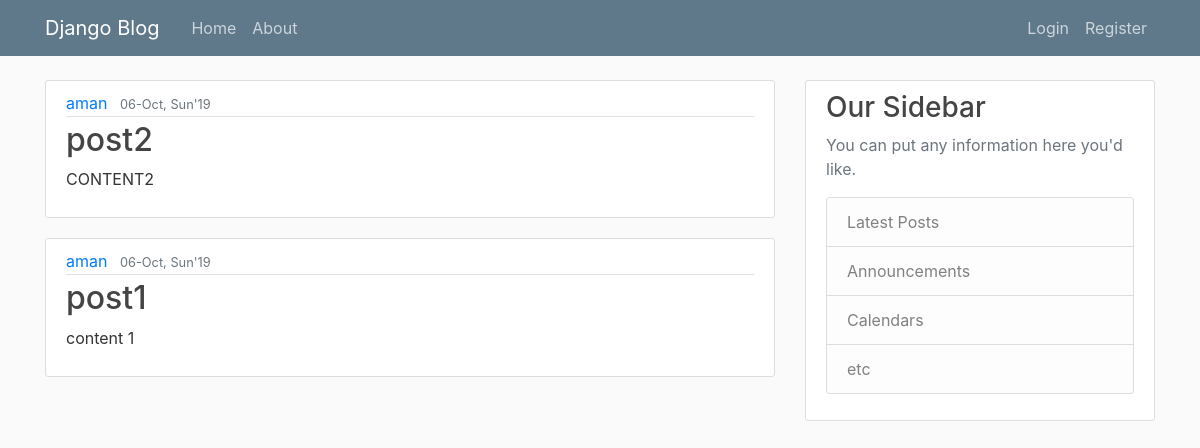
Before: / with the older database file.
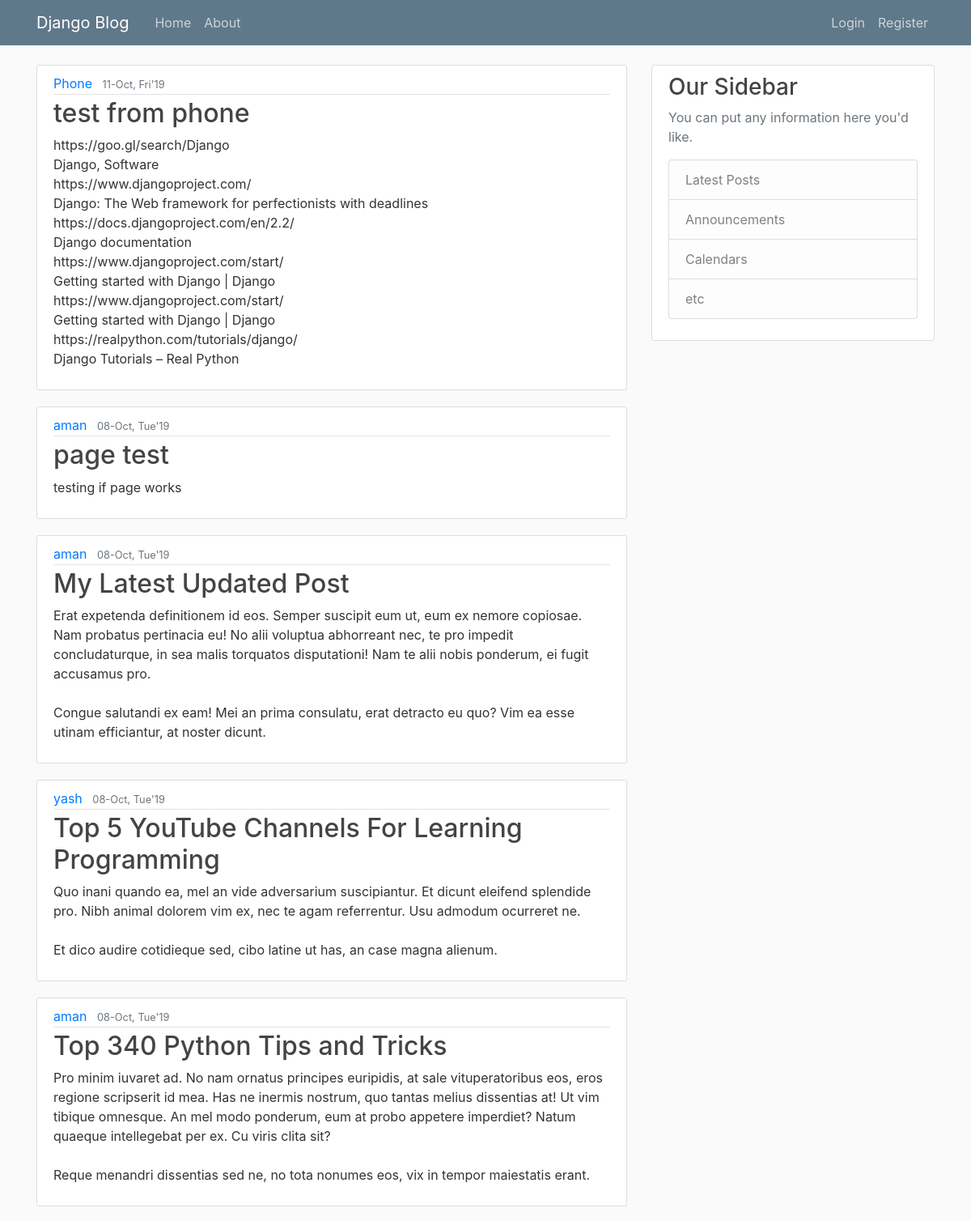
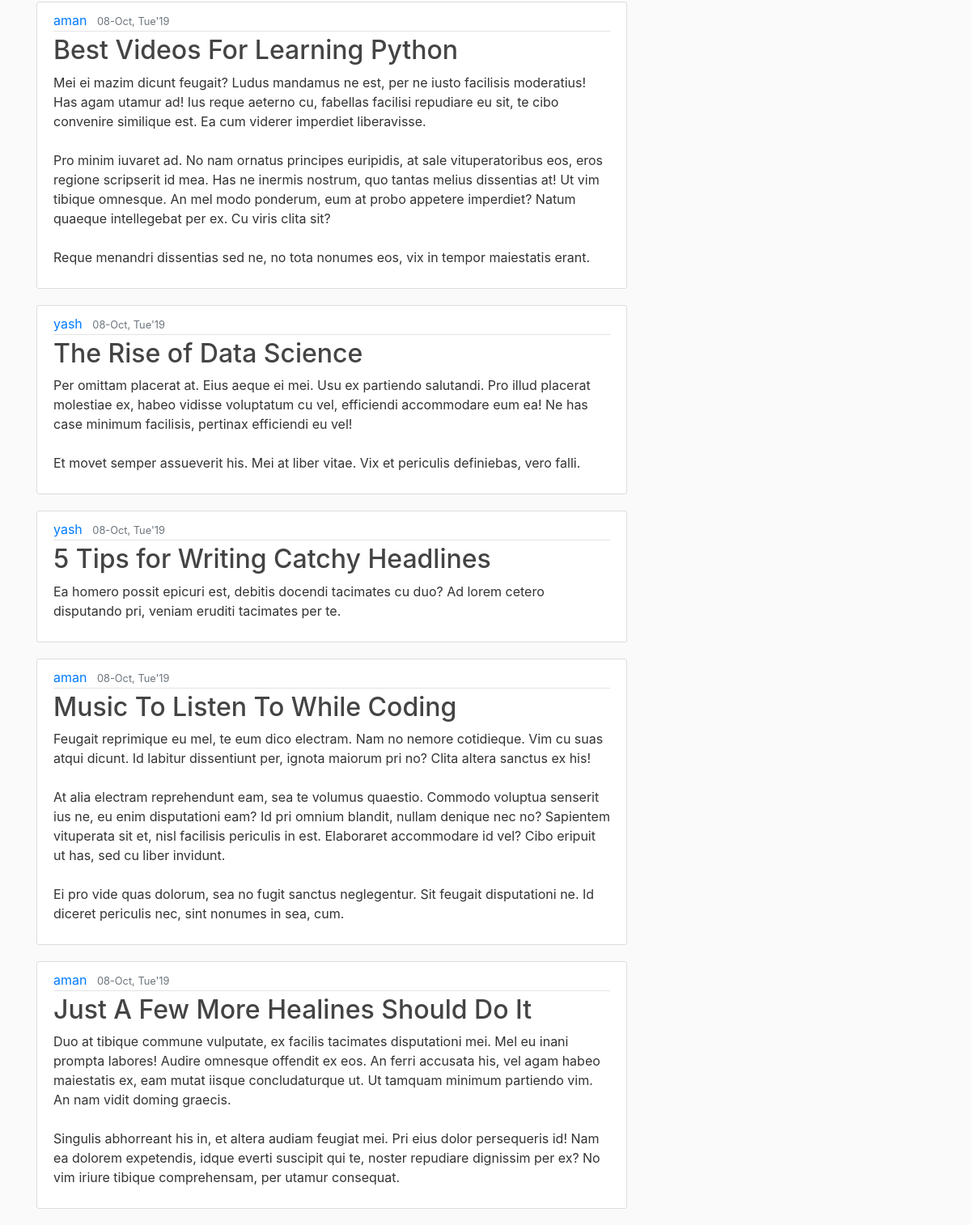
After: the same page with the newer database file (2 pictures, top to bottom).
### blog/models.py (models this page shows, shortened)
class Post(models.Model):
    title = models.CharField(max_length=100)
    content = models.TextField()
    date_posted = models.DateTimeField(auto_now_add=True)
    author = models.ForeignKey(User, on_delete=models.CASCADE) #if user deleted, delete post too

### blog/views.py (the view)
# urls.py: path('', PostListView.as_view() , name='blog-home'),
class PostListView(ListView):
    model = Post
    template_name = "blog/home.html"  # <app>/<models>_<viewtype>.html
    context_object_name = "posts"
    ordering = ["-date_posted"]
    paginate_by = 10

### blog/templates/blog/home.html
{% extends "blog/base.html" %}
{% block content %}
    {% for post in posts%}
        <article class="media content-section">
            <div class="media-body">
                <div class="article-metadata">
                    <a class="mr-2" href="#">{{ post.author }}</a>
                    <small class="text-muted">{{ post.date_posted | date:"d-M, D'y  " }}</small>
                </div>
                <h2><a class="article-title" href="#">{{ post.title }}</a></h2>
                <p class="article-content">{{ post.content }}</p>
            </div>
        </article>
    {% endfor %}
{% endblock content %}

### blog/templates/blog/base.html (shortened to what this page needs)
{% load static %}
<!DOCTYPE html>
<html lang="en">
<head>
    <link rel="stylesheet" href="https://stackpath.bootstrapcdn.com/bootstrap/4.3.1/css/bootstrap.min.css"
>
    <link rel="stylesheet" href="{% static 'blog/main.css' %}">
</head>
<body>
    <header class="site-header">
        <nav class="navbar navbar-expand-md navbar-dark bg-steel fixed-top">
            <div class="container">
                <a class="navbar-brand mr-4" href="{% url 'blog-home' %}">Django Blog</a>
                <div class="collapse navbar-collapse" id="navbarToggle">
                    <div class="navbar-nav mr-auto">
                        <a class="nav-item nav-link" href="{% url 'blog-home' %}">Home</a>
                        <a class="nav-item nav-link" href="{% url 'blog-about' %}">About</a>
                    </div>
                    <div class="navbar-nav">
                        {% if user.is_authenticated %}
                        <a class="nav-item nav-link" href="{% url 'post-create' %}">New Post</a>
                        <a class="nav-item nav-link" href="{% url 'profile' %}">Profile</a>
                        <a class="nav-item nav-link" href="{% url 'logout' %}">Logout</a>
                        {% else %}
                        <a class="nav-item nav-link" href="{% url 'login' %}">Login</a>
                        <a class="nav-item nav-link" href="{% url 'register' %}">Register</a>
                        {% endif %}
                    </div>
                </div>
            </div>
        </nav>
    </header>
    <main role="main" class="container">
        <div class="row">
            <div class="col-md-8">
                {% block content %}{% endblock %}
            </div>
            <div class="col-md-4">
                <div class="content-section">
                    <h3>Our Sidebar</h3>
                    <p class='text-muted'>You can put any information here you'd like.
                        <ul class="list-group">
                            <li class="list-group-item list-group-item-light">Latest Posts</li>
                            <li class="list-group-item list-group-item-light">Announcements</li>
                            <li class="list-group-item list-group-item-light">Calendars</li>
                            <li class="list-group-item list-group-item-light">etc</li>
                        </ul>
                    </p>
                </div>
            </div>
        </div>
    </main>
</body>
</html>

### blog/static/blog/main.css (style rules this page uses)
body { background: #fafafa; color: #333333; margin-top: 5rem; }
h1, h2, h3, h4, h5, h6 { color: #444444; }
ul { margin: 0; }
.bg-steel { background-color: #5f788a; }
.site-header .navbar-nav .nav-link { color: #cbd5db; }
.content-section { background: #ffffff; padding: 10px 20px; border: 1px solid #dddddd; border-radius: 3px; margin-bottom: 20px; }
.article-title { color: #444444; }
.article-content { white-space: pre-line; }
.article-metadata { padding-bottom: 1px; margin-bottom: 4px; border-bottom: 1px solid #e3e3e3 }

Changed rows visible on the page:
removed Post: author "aman", date_posted "06-Oct, Sun'19", title "post2", content "CONTENT2"
removed Post: author "aman", date_posted "06-Oct, Sun'19", title "post1", content "content 1"
added Post: author "Phone", date_posted "11-Oct, Fri'19", title "test from phone", content "https://goo.gl/search/Django Django, Software https://www.djangoproject.com/ Django: The Web framework for perfectionists with deadlines https://docs.djangoproject.com/en/2.2/ Django documentation https://www.djangoproject.com/start/ Getting started with Django | Django https://www.djangoproject.com/start/ Getting started with Django | Django https://realpython.com/tutorials/django/ Django Tutorials – Real Python"
added Post: author "aman", date_posted "08-Oct, Tue'19", title "page test", content "testing if page works"
added Post: author "aman", date_posted "08-Oct, Tue'19", title "My Latest Updated Post", content "Erat expetenda definitionem id eos. Semper suscipit eum ut, eum ex nemore copiosae. Nam probatus pertinacia eu! No alii voluptua abhorreant nec, te pro impedit concludaturque, in sea malis torquatos disputationi! Nam te alii nobis ponderum, ei fugit accusamus pro. Congue salutandi ex eam! Mei an prima consulatu, erat detracto eu quo? Vim ea esse utinam efficiantur, at noster dicunt."
added Post: author "yash", date_posted "08-Oct, Tue'19", title "Top 5 YouTube Channels For Learning Programming", content "Quo inani quando ea, mel an vide adversarium suscipiantur. Et dicunt eleifend splendide pro. Nibh animal dolorem vim ex, nec te agam referrentur. Usu admodum ocurreret ne. Et dico audire cotidieque sed, cibo latine ut has, an case magna alienum."
added Post: author "aman", date_posted "08-Oct, Tue'19", title "Top 340 Python Tips and Tricks", content "Pro minim iuvaret ad. No nam ornatus principes euripidis, at sale vituperatoribus eos, eros regione scripserit id mea. Has ne inermis nostrum, quo tantas melius dissentias at! Ut vim tibique omnesque. An mel modo ponderum, eum at probo appetere imperdiet? Natum quaeque intellegebat per ex. Cu viris clita sit? Reque menandri dissentias sed ne, no tota nonumes eos, vix in tempor maiestatis erant."
added Post: author "aman", date_posted "08-Oct, Tue'19", title "Best Videos For Learning Python", content "Mei ei mazim dicunt feugait? Ludus mandamus ne est, per ne iusto facilisis moderatius! Has agam utamur ad! Ius reque aeterno cu, fabellas facilisi repudiare eu sit, te cibo convenire similique est. Ea cum viderer imperdiet liberavisse. Pro minim iuvaret ad. No nam ornatus principes euripidis, at sale vituperatoribus eos, eros regione scripserit id mea. Has ne inermis nostrum, quo tantas melius dissentias at! Ut vim tibique omnesque. An mel modo ponderum, eum at probo appetere imperdiet? Natum quaeque intellegebat per ex. Cu viris clita sit? Reque menandri dissentias sed ne, no tota nonumes eos, vix in tempor maiestatis erant."
added Post: author "yash", date_posted "08-Oct, Tue'19", title "The Rise of Data Science", content "Per omittam placerat at. Eius aeque ei mei. Usu ex partiendo salutandi. Pro illud placerat molestiae ex, habeo vidisse voluptatum cu vel, efficiendi accommodare eum ea! Ne has case minimum facilisis, pertinax efficiendi eu vel! Et movet semper assueverit his. Mei at liber vitae. Vix et periculis definiebas, vero falli."
added Post: author "yash", date_posted "08-Oct, Tue'19", title "5 Tips for Writing Catchy Headlines", content "Ea homero possit epicuri est, debitis docendi tacimates cu duo? Ad lorem cetero disputando pri, veniam eruditi tacimates per te."
added Post: author "aman", date_posted "08-Oct, Tue'19", title "Music To Listen To While Coding", content "Feugait reprimique eu mel, te eum dico electram. Nam no nemore cotidieque. Vim cu suas atqui dicunt. Id labitur dissentiunt per, ignota maiorum pri no? Clita altera sanctus ex his! At alia electram reprehendunt eam, sea te volumus quaestio. Commodo voluptua senserit ius ne, eu enim disputationi eam? Id pri omnium blandit, nullam denique nec no? Sapientem vituperata sit et, nisl facilisis periculis in est. Elaboraret accommodare id vel? Cibo eripuit ut has, sed cu liber invidunt. Ei pro vide quas dolorum, sea no fugit sanctus neglegentur. Sit feugait disputationi ne. Id diceret periculis nec, sint nonumes in sea, cum."
added Post: author "aman", date_posted "08-Oct, Tue'19", title "Just A Few More Healines Should Do It", content "Duo at tibique commune vulputate, ex facilis tacimates disputationi mei. Mel eu inani prompta labores! Audire omnesque offendit ex eos. An ferri accusata his, vel agam habeo maiestatis ex, eam mutat iisque concludaturque ut. Ut tamquam minimum partiendo vim. An nam vidit doming graecis. Singulis abhorreant his in, et altera audiam feugiat mei. Pri eius dolor persequeris id! Nam ea dolorem expetendis, idque everti suscipit qui te, noster repudiare dignissim per ex? No vim iriure tibique comprehensam, per utamur consequat."
